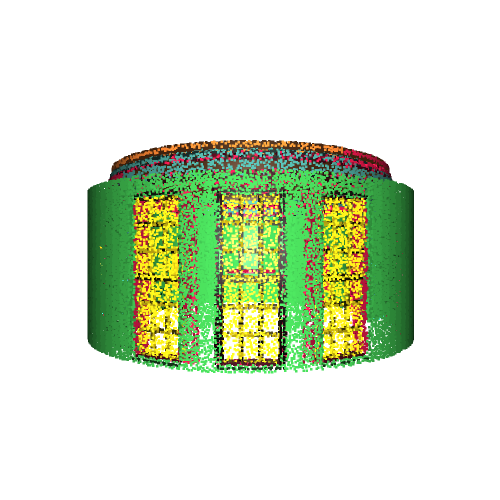
#> input picture sample_files/pointclouds/images_original/COMMERCIALhouse_mesh2682.png, 1000 x 1000 px (shown at 1/2 size); its folder holds only this picture in this run
$ jupyter execute --allow-errors pointcloud_preprocessing.ipynb
#> lines starting #> are read from the running program, lines starting #| are printed output that depends on the picture
### utilities/preprocessing.py
"""
functions related to loading and saving data

By:
Lisa-Marie Mueller, TU Delft

Classes:
    - None

Methods:
    >>> clean_point_clouds: preprocess point cloud files
	>>> list_of_files: gets list of all files in a directory
    >>> load_point_cloud_file: load a point cloud file into an Open3D point cloud object
    >>> save_list_to_json: save a list as a .json file
    >>> ptcld_label_by_class: add label to array based on the class in a point cloud
    >>> ptcld_color_by_class: color each point in a point cloud based on the class
    >>> get_color_norm: get a color to use based on a list
    >>> remove_pts_by_label: remove points based on a list of labels
    >>> remove_exterior_points: remove points that represent exterior geometry
    >>> change_labels: change labels from one value to another
    >>> ptcld_scale_fortest: scale the point cloud, scale is set in function
    >>> bbox_height: get the height of a bounding box
    >>> clone_pc: duplicate a point cloud into a new, independent point cloud Open3D object


"""

import open3d as o3d
import numpy as np
import json
import os

def clean_point_clouds(path, save_location):

    # 3:"vehicle", 5:"plant_tree", 8:"furniture", 9:"ground_grass", 17:"fence", 18:"pond_pool", 19:"corridor_path", 20:"balcony/patio", 23:"road", 24:"entrance_gate"
    labels_to_remove = [3, 5, 8, 9, 17, 18, 19, 20, 23, 24, 31]

    #! Update which labels are kept in this list
    # 01 'wall', 02 'window', 04 'roof', 06 'door'
    # wall is excluded from list because all other points will be 'walls'
    keep_labels = [2, 4, 6]
    load_count = 0

    all_files = list_of_files(path)

    for file in all_files:
        load_count += 1
        if file.endswith('.ply') and 'voxel' not in file:
            name = file.replace('.ply','')

            name, file_name, pcd, label_array, color_array = load_point_cloud_file(path, file)

            #REMOVE EXTERIOR POINTS
            updated_pc, bbox, updated_labels, updated_colors = remove_exterior_points(pcd, label_array, color_array)
            updated_pc_1, updated_labels_1, updated_colors_1 = remove_pts_by_label(labels_to_remove, updated_pc, updated_labels, updated_colors)
            #vis.view_pc_and_bbox(pcd, bbox, file, save=save, folder=save_location+'/images/withbbox/')

            #REMOVE UNNECESSARY LABELS
            updated_pc_2, updated_labels_2, updated_colors_2 = change_labels(updated_pc_1, updated_labels_1, updated_colors_1, keep_labels)
            #vis.view_pc_from_ptcld(updated_pc_2, file, save=save, folder=save_location+'/images/editedlabels/')

            #SCALE POINT CLOUD
            updated_pc_3 = ptcld_scale_fortest(updated_pc_2, updated_colors_2)

            save_list_to_json(save_location, name,  updated_labels_2)
            o3d.io.write_point_cloud(save_location + '/' + file, updated_pc_3)

    print('Cleaned {} files.'.format(load_count))

def list_of_files(path_loc):
    all_files = [f for f in os.listdir(path_loc) if os.path.isfile(os.path.join(path_loc, f))]
    return all_files

# [174 lines left out: functions load_point_cloud_file, save_list_to_json, ptcld_label_by_class, ptcld_color_by_class, get_color_norm, remove_pts_by_label and 5 more, not called in this run]

### pointcloud_preprocessing.ipynb
# Point Cloud Preprocessing

Through her thesis "3D Generative Adversarial Networks to Autonomously Generate Building Geometry", Lisa-Marie Mueller researched how Generative Adversarial Networks can be used to produce building geometry. This required a data set and some pre-processing. BuildingNet v0.1 (Pratheba, et al.) is a data set released in 2021 which consists of 1,938 buildings with consistently labeled exteriors. This is the data set that was used as a basis for the thesis. A number of steps were taken to modify the existing data set so that the data aligns with the needs of generative deep learning tasks which is explained further in Chapter 5 of the Thesis report. First, models that had too many incorrect labels or not enough labels were removed from the data set. Next, only model that contained points labeld as 'door', 'window', 'wall', and 'roof' were kept. Finally, only buildings of type 'house' or 'villa' were selected. These models were then pre-processed to remove site geometry and unnecessary labels. These preprocessing steps are demonstrated in this notebook.

Before running the notebook, please ensure you have the correct libraries installed in your conda enviornment and that you activated this environment. An env file is included on GitHub.

Pratheba Selvaraju, Mohamed Nabail, Marios Loizou, Maria Maslioukova, Melinos Averkiou, Andreas Andreou, Siddhartha Chaudhuri, Evangelos Kalogerakis, "BuildingNet: Learning to Label 3D Buildings", Proceedings of the IEEE/CVF International Conference on Computer Vision (ICCV), 2021. https://buildingnet.org/

[cell 1]
#imports and initialize variables
import utilities.preprocessing as preprocess
import open3d as o3d
import os
import numpy as np
import matplotlib.pyplot as plt
import PIL
from PIL import Image
from PIL import ImageDraw
from IPython.display import display

file_path = 'sample_files/pointclouds/original'
save_location = 'sample_files/pointclouds/clean'

image_path_orig = 'sample_files/pointclouds/images_original'
image_path_clean = 'sample_files/pointclouds/images_clean'

#> (a cell that did not finish here is left out)

[cell 3]
#show saved images of point clouds
images = []
all_files = [f for f in os.listdir(image_path_orig) if os.path.isfile(os.path.join(image_path_orig, f))]

images = [Image.open(image_path_orig + '/' + x) for x in all_files]
#> images = 1 item

new_im = Image.new('RGB', (1000, 200), (255, 255, 255))
#> new_im: PIL image 1000x200 RGB; every value is 255

for i, im in enumerate(images):
    width, height = im.size
    target_width = 250 #px
    ratio = width / target_width
    new_height = int(height // ratio)

    im_resized = im.resize((target_width, new_height))

    new_im.paste(im_resized, (im_resized.size[0] * i, 0))
#> this loop made 1 pass
#> (width, height, target_width, ratio, new_height) on pass 1: (1000, 1000, 250, 4, 250)
#> pass 1, `im_resized = im.resize((target_width, new_height))`:
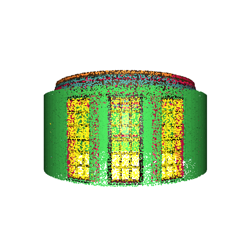
#> im_resized: PIL image 250x250 RGBA; mean R, G, B, A 216.6, 228.4, 203.9, 255
#> after the loop:
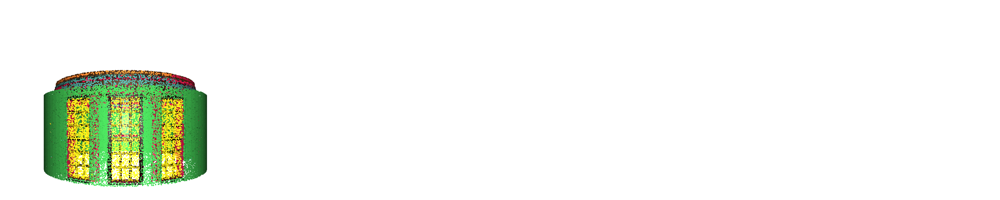
#> new_im: PIL image 1000x200 RGB; mean R, G, B 243, 246.7, 239

display(new_im)

#> (a cell that did not finish here is left out)
